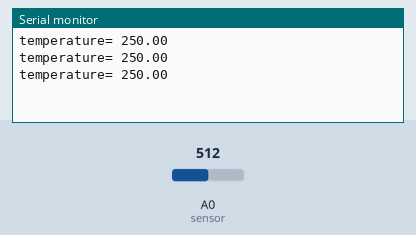
Simulated run of this sketch. Board: Arduino Uno, built with avr-gcc and run on an emulated ATmega328P. On the bench: the last lines printed to the serial monitor. The inputs (shaded band) are chosen by the test bench; at power-on: A0 (sensor) = 512.

Above: at 1.3 s.
1.4 s: A0 (sensor) set to 716
At 2.0 s:
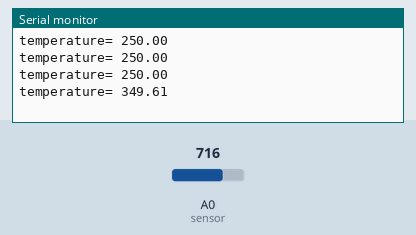
2.9 s: A0 (sensor) set to 900
At 3.5 s:
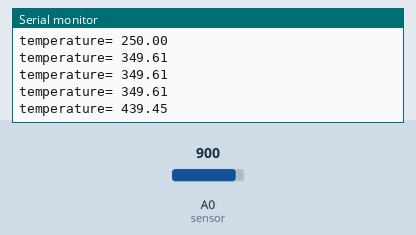
Timing chart, 0 to 5.9 s (numbered marks = the images above; inputs shaded):
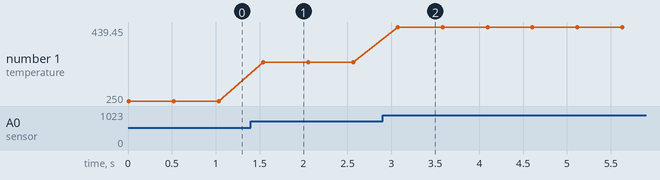

The sketch:

temp_lm35.ino
```cpp
//Define sensor pin
#define sensor A0
//Variables to store temperature reading
int reading;
float temp;


void setup() {
  // opens serial port, sets data rate to 9600 bps
  Serial.begin(9600);

}

void loop() {
//Read sensor output
reading=analogRead(sensor);
//Convert to temperature
temp=reading*(5.0/1024.0)*100;
//Put some delay
delay(10);
//Prints values to serial monitor
  Serial.print("temperature= ");
  Serial.println(temp);
//Delay of 0.5 seconds
delay(500);

}
```

Measured:
- after the input at 1.4 s, the serial monitor: prints a new line after 0.14 s (image 1)
- after the input at 2.9 s, the serial monitor: prints a new line after 0.17 s (image 2)
- plotted number 1: 250 → 349.61 after the input at 1.4 s, 349.61 → 439.45 after the input at 2.9 s
